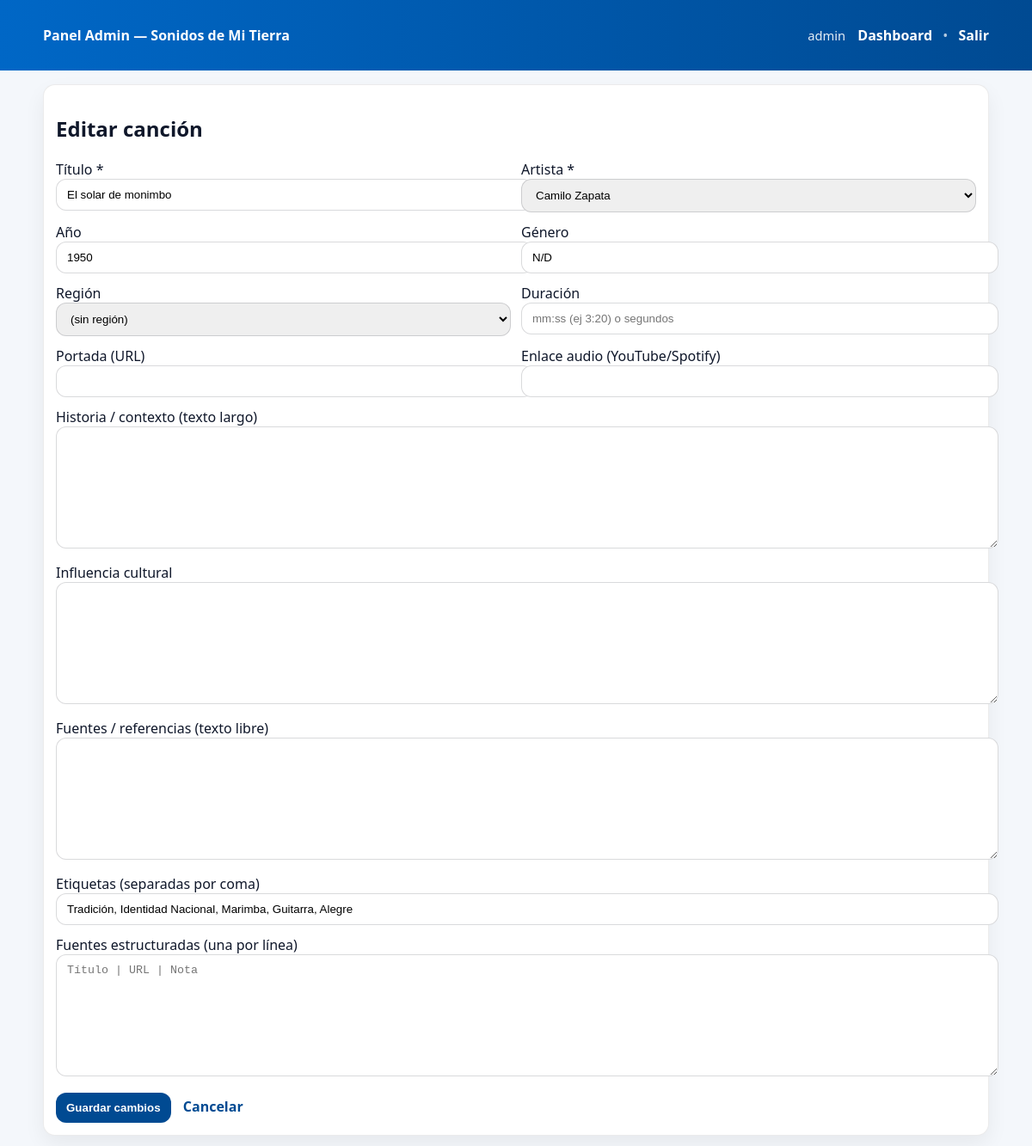
The app's page /admin/songs/1/edit (signed in) with its own data.
### models.py (models this page shows, shortened)
class Song(db.Model):
    __tablename__ = "songs"
    id = db.Column(db.Integer, primary_key=True)
    title = db.Column(db.String(250), nullable=False)
    year = db.Column(db.Integer, nullable=True)
    iconic_score = db.Column(db.Float, nullable=False, default=0)
    decade = db.Column(db.String(20), nullable=True)
    link = db.Column(db.String(800), nullable=True)
    description = db.Column(db.Text, nullable=True)
    genre = db.Column(db.String(120), nullable=False, default="N/D")
    duration_seconds = db.Column(db.Integer, nullable=True)
    cover_url = db.Column(db.String(800), nullable=True)
    audio_url = db.Column(db.String(800), nullable=True)
    history_context = db.Column(db.Text, nullable=False, default="")
    cultural_influence = db.Column(db.Text, nullable=False, default="")
    references_text = db.Column(db.Text, nullable=False, default="")  # opcional (texto libre)
    artist_id = db.Column(db.Integer, db.ForeignKey("artists.id"), nullable=False)
    region_id = db.Column(db.Integer, db.ForeignKey("regions.id"), nullable=True)
    artist = db.relationship("Artist", back_populates="songs")
    region = db.relationship("Region")
    tags = db.relationship("Tag", secondary=song_tags, back_populates="songs")
    genres = db.relationship("Genre", secondary=song_genres, back_populates="songs")
    regions = db.relationship("Region", secondary=song_regions, back_populates="songs")
    sources = db.relationship("Source", secondary=song_sources, backref="songs")
    __table_args__ = (
        UniqueConstraint("title", "artist_id", name="uq_song_title_artist"),
    )

class Artist(db.Model):
    __tablename__ = "artists"
    id = db.Column(db.Integer, primary_key=True)
    name = db.Column(db.String(200), unique=True, nullable=False)
    birth_year = db.Column(db.Integer, nullable=True)
    death_year = db.Column(db.Integer, nullable=True)
    origin_region = db.Column(db.String(120), nullable=True)
    era = db.Column(db.String(120), nullable=True)
    cultural_contribuitions = db.Column(db.Text, nullable=True)
    bio = db.Column(db.Text, nullable=False, default="")
    active_era = db.Column(db.String(120), nullable=False, default="N/D")
    cultural_contributions = db.Column(db.Text, nullable=False, default="")
    photo_url = db.Column(db.String(500), nullable=True)
    songs = db.relationship("Song", back_populates="artist", cascade="all, delete-orphan")

### admin.py (the view)
@admin.get("/songs/<int:song_id>/edit")
@login_required
def song_edit(song_id: int):
    song = Song.query.get_or_404(song_id)
    artists = Artist.query.order_by(Artist.name.asc()).all()
    regions = Region.query.order_by(Region.name.asc()).all()
    tags_str = ", ".join([t.name for t in song.tags])
    sources_str = "\n".join([f"{s.title} | {s.url or ''} | {s.note or ''}".strip() for s in song.sources])
    return render_template(
        "song_form.html",
        mode="edit",
        song=song,
        artists=artists,
        regions=regions,
        tags_str=tags_str,
        sources_str=sources_str
    )

### admin.py (called while the page is built)
@admin.before_app_request
def csrf_protect():
    if request.path.startswith("/admin"):
        validate_csrf()

@admin.app_context_processor
def inject_csrf():
    return {"csrf_token": generate_csrf_token()}

### auth.py (called while the page is built)
def login_required(view):
    @wraps(view)
    def wrapped(*args, **kwargs):
        if not session.get("admin_user"):
            return redirect(url_for("admin.login", next=request.path))
        return view(*args, **kwargs)
    return wrapped

def generate_csrf_token():
    token = session.get("_csrf_token")
    if not token:
        token = secrets.token_urlsafe(32)
        session["_csrf_token"] = token
    return token

def validate_csrf():
    if request.method in ("POST", "PUT", "DELETE"):
        form_token = request.form.get("csrf_token") or request.headers.get("X-CSRF-Token")
        session_token = session.get("_csrf_token")
        if not form_token or not session_token or form_token != session_token:
            abort(403, description="CSRF token missing/invalid")

### templates/song_form.html (shortened to what this page needs)
{% extends "admin_base.html" %}
{% block content %}
<div class="card">
  <h2>{{ "Nueva canción" if mode=="create" else "Editar canción" }}</h2>
  <form method="post">
    <div class="grid" style="grid-template-columns:1fr 1fr;">
      <div>
        <label>Título *</label>
        <input name="title" required value="{{ song.title if song else '' }}"/>
      </div>
      <div>
        <label>Artista *</label>
        <select name="artist_id" required>
          {% for a in artists %}
            <option value="{{ a.id }}" {% if song and song.artist_id==a.id %}selected{% endif %}>{{ a.name }}</option>
          {% endfor %}
        </select>
      </div>
      <div>
        <label>Año</label>
        <input name="year" placeholder="1978" value="{{ song.year if song and song.year else '' }}"/>
      </div>
      <div>
        <label>Género</label>
        <input name="genre" value="{{ song.genre if song else '' }}" placeholder="Son Nica, Folklore..."/>
      </div>
      <div>
        <label>Región</label>
        <select name="region_id">
          <option value="">(sin región)</option>
        </select>
      </div>
      <div>
        <label>Duración</label>
        <input name="duration" placeholder="mm:ss (ej 3:20) o segundos" value="{{ (song.duration_seconds if song and song.duration_seconds else '') }}"/>
      </div>
      <div>
        <label>Portada (URL)</label>
        <input name="cover_url" value="{{ song.cover_url if song and song.cover_url else '' }}"/>
      </div>
      <div>
        <label>Enlace audio (YouTube/Spotify)</label>
        <input name="audio_url" value="{{ song.audio_url if song and song.audio_url else '' }}"/>
      </div>
    </div>
    <div style="height:12px"></div>
    <label>Historia / contexto (texto largo)</label>
    <textarea name="history_context">{{ song.history_context if song else '' }}</textarea>
    <div style="height:12px"></div>
    <label>Influencia cultural</label>
    <textarea name="cultural_influence">{{ song.cultural_influence if song else '' }}</textarea>
    <div style="height:12px"></div>
    <label>Fuentes / referencias (texto libre)</label>
    <textarea name="references_text">{{ song.references_text if song else '' }}</textarea>
    <div style="height:12px"></div>
    <label>Etiquetas (separadas por coma)</label>
    <input name="tags" value="{{ tags_str if tags_str is defined else '' }}" placeholder="identidad, folklore, historia"/>
    <div style="height:12px"></div>
    <label>Fuentes estructuradas (una por línea)</label>
    <textarea name="sources" placeholder="Título | URL | Nota">{{ sources_str if sources_str is defined else '' }}</textarea>
    <div style="height:14px"></div>
    <button class="btn" type="submit">{{ "Crear" if mode=="create" else "Guardar cambios" }}</button>
    <a style="margin-left:10px" href="{{ url_for('admin.dashboard') }}">Cancelar</a>
  </form>
</div>
{% endblock %}

### static/admin.css (style rules this page uses)
body { font-family: system-ui,Segoe UI,Roboto,Arial; margin:0; background:#f4f7fb; color:#0f172a; }
a { color:#004a92; text-decoration:none; font-weight:700; }
.card { background:#fff; border:1px solid rgba(2,8,23,.08); border-radius:14px; padding:14px; box-shadow:0 10px 25px rgba(2,8,23,.06); }
.grid { display:grid; grid-template-columns: 1.2fr .8fr; gap:12px; }
input,select,textarea { width:100%; padding:10px 12px; border-radius:12px; border:1px solid rgba(2,8,23,.15); }
textarea { min-height:120px; }
.btn { display:inline-block; background:#004a92; color:#fff; border:0; border-radius:12px; padding:10px 12px; cursor:pointer; font-weight:800; }

### records on screen
Song: title "El solar de monimbo", artist_id "Camilo Zapata", year "1950", genre "N/D"

### other values on screen
{{ session.get('admin_user') }} "admin"
{{ "Nueva canción" if mode=="create" else "Editar canción" }} "Editar canción"
{{ "Crear" if mode=="create" else "Guardar cambios" }} "Guardar cambios"
